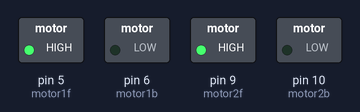
Simulated run of this sketch. Board: Arduino Uno, built with avr-gcc and run on an emulated ATmega328P. On the bench: switched loads named in the sketch (green lamp = pin HIGH).

Above: at 0.5 s.
At 2.2 s:
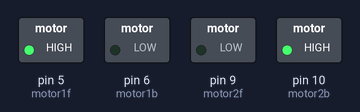
At 3.9 s:
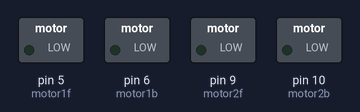
Timing chart, 0 to 5.5 s (numbered marks = the images above):
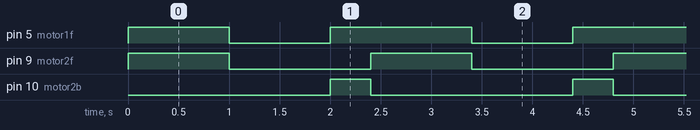

Measured:
- by itself, pin 5 (motor1f): repeats every 2.4 s: LOW 1.0 s, HIGH 1.4 s
- by itself, pin 9 (motor2f): alternates HIGH for 1.0 s and LOW for 1.4 s
- by itself, pin 10 (motor2b): alternates HIGH for 0.40 s and LOW for 2.0 s

The sketch:

Automatically_car.ino
```cpp
int motor1b=6;
int motor1f=5;
int motor2b=10;
int motor2f=9;
void setup() {
  // put your setup code here, to run once:
  pinMode(motor1f, OUTPUT);
  pinMode(motor1b, OUTPUT);
  pinMode(motor2f, OUTPUT);
  pinMode(motor2b, OUTPUT);
}

void loop() {
  // put your main code here, to run repeatedly:
  digitalWrite(motor1f, HIGH);
  digitalWrite(motor1b, LOW);
  digitalWrite(motor2f, HIGH);
  digitalWrite(motor2b, LOW);
  delay(1000);
  digitalWrite(motor1f, LOW);
  digitalWrite(motor1b, LOW);
  digitalWrite(motor2f, LOW);
  digitalWrite(motor2b, LOW);
  delay(1000);
  digitalWrite(motor1f, HIGH);
  digitalWrite(motor1b, LOW);
  digitalWrite(motor2f, LOW);
  digitalWrite(motor2b, HIGH);
  delay(400);
}
```
